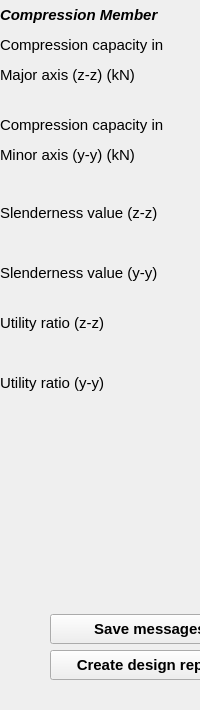
  <widget class="QDockWidget" name="outputDock">
   <property name="sizePolicy">
    <sizepolicy hsizetype="Preferred" vsizetype="Preferred">
     <horstretch>0</horstretch>
     <verstretch>0</verstretch>
    </sizepolicy>
   </property>
   <property name="minimumSize">
    <size>
     <width>125</width>
     <height>710</height>
    </size>
   </property>
   <property name="maximumSize">
    <size>
     <width>366</width>
     <height>710</height>
    </size>
   </property>
   <property name="font">
    <font>
     <family>Arial</family>
     <pointsize>11</pointsize>
     <weight>75</weight>
     <bold>true</bold>
    </font>
   </property>
   <property name="windowTitle">
    <string>Output dock</string>
   </property>
   <attribute name="dockWidgetArea">
    <number>2</number>
   </attribute>
   <widget class="QWidget" name="dockWidgetContents_2">
    <widget class="QLabel" name="label_157">
     <property name="geometry">
      <rect>
       <x>0</x>
       <y>5</y>
       <width>201</width>
       <height>21</height>
      </rect>
     </property>
     <property name="font">
      <font>
       <pointsize>11</pointsize>
       <weight>50</weight>
       <italic>true</italic>
       <bold>false</bold>
       <underline>false</underline>
       <kerning>false</kerning>
      </font>
     </property>
     <property name="text">
      <string>&lt;html&gt;&lt;head/&gt;&lt;body&gt;&lt;p&gt;&lt;span style=&quot; font-weight:600;&quot;&gt;Compression Member&lt;/span&gt;&lt;/p&gt;&lt;/body&gt;&lt;/html&gt;</string>
     </property>
    </widget>
    <widget class="QPushButton" name="btn_SaveMessages">
     <property name="geometry">
      <rect>
       <x>50</x>
       <y>614</y>
       <width>200</width>
       <height>30</height>
      </rect>
     </property>
     <property name="toolTip">
      <string>Save log messages</string>
     </property>
     <property name="text">
      <string>Save messages</string>
     </property>
     <property name="autoDefault">
      <bool>true</bool>
     </property>
    </widget>
    <widget class="QPushButton" name="btn_CreateDesign">
     <property name="geometry">
      <rect>
       <x>50</x>
       <y>650</y>
       <width>200</width>
       <height>30</height>
      </rect>
     </property>
     <property name="toolTip">
      <string>Create design report</string>
     </property>
     <property name="text">
      <string>Create design report</string>
     </property>
     <property name="autoDefault">
      <bool>true</bool>
     </property>
    </widget>
    <widget class="QLineEdit" name="txt_slender_yy">
     <property name="geometry">
      <rect>
       <x>220</x>
       <y>260</y>
       <width>100</width>
       <height>25</height>
      </rect>
     </property>
     <property name="font">
      <font>
       <weight>50</weight>
       <bold>false</bold>
      </font>
     </property>
     <property name="readOnly">
      <bool>true</bool>
     </property>
    </widget>
    <widget class="QLineEdit" name="txt_comp_capacity_zz">
     <property name="geometry">
      <rect>
       <x>220</x>
       <y>60</y>
       <width>100</width>
       <height>25</height>
      </rect>
     </property>
     <property name="font">
      <font>
       <weight>50</weight>
       <bold>false</bold>
      </font>
     </property>
     <property name="focusPolicy">
      <enum>Qt::StrongFocus</enum>
     </property>
     <property name="text">
      <string/>
     </property>
     <property name="readOnly">
      <bool>true</bool>
     </property>
    </widget>
    <widget class="QLineEdit" name="txt_comp_capacity_yy">
     <property name="geometry">
      <rect>
       <x>220</x>
       <y>130</y>
       <width>100</width>
       <height>25</height>
      </rect>
     </property>
     <property name="font">
      <font>
       <weight>50</weight>
       <bold>false</bold>
      </font>
     </property>
     <property name="focusPolicy">
      <enum>Qt::StrongFocus</enum>
     </property>
     <property name="readOnly">
      <bool>true</bool>
     </property>
    </widget>
    <widget class="QLabel" name="label_156">
     <property name="geometry">
      <rect>
       <x>0</x>
       <y>30</y>
       <width>211</width>
       <height>61</height>
      </rect>
     </property>
     <property name="font">
      <font>
       <pointsize>11</pointsize>
       <weight>50</weight>
       <bold>false</bold>
      </font>
     </property>
     <property name="text">
      <string>&lt;!DOCTYPE HTML PUBLIC &quot;-//W3C//DTD HTML 4.0//EN&quot; &quot;http://www.w3.org/TR/REC-html40/strict.dtd&quot;&gt;
&lt;html&gt;&lt;head&gt;&lt;meta name=&quot;qrichtext&quot; content=&quot;1&quot; /&gt;&lt;style type=&quot;text/css&quot;&gt;
p, li { white-space: pre-wrap; }
&lt;/style&gt;&lt;/head&gt;&lt;body style=&quot; font-family:'Arial'; font-size:11pt; font-weight:400; font-style:normal;&quot;&gt;
&lt;p style=&quot; margin-top:12px; margin-bottom:12px; margin-left:0px; margin-right:0px; -qt-block-indent:0; text-indent:0px;&quot;&gt;Compression capacity in &lt;/p&gt;
&lt;p style=&quot; margin-top:12px; margin-bottom:12px; margin-left:0px; margin-right:0px; -qt-block-indent:0; text-indent:0px;&quot;&gt;Major axis (z-z) (kN)&lt;/p&gt;&lt;/body&gt;&lt;/html&gt;</string>
     </property>
    </widget>
    <widget class="QLabel" name="label_159">
     <property name="geometry">
      <rect>
       <x>0</x>
       <y>110</y>
       <width>201</width>
       <height>61</height>
      </rect>
     </property>
     <property name="font">
      <font>
       <pointsize>11</pointsize>
       <weight>50</weight>
       <bold>false</bold>
      </font>
     </property>
     <property name="text">
      <string>&lt;html&gt;&lt;head/&gt;&lt;body&gt;&lt;p&gt;Compression capacity in &lt;/p&gt;&lt;p&gt;Minor axis (y-y) (kN)&lt;/p&gt;&lt;/body&gt;&lt;/html&gt;</string>
     </property>
    </widget>
    <widget class="QLabel" name="label_170">
     <property name="geometry">
      <rect>
       <x>0</x>
       <y>310</y>
       <width>201</width>
       <height>25</height>
      </rect>
     </property>
     <property name="font">
      <font>
       <pointsize>11</pointsize>
       <weight>50</weight>
       <bold>false</bold>
      </font>
     </property>
     <property name="text">
      <string>Utility ratio (z-z)</string>
     </property>
    </widget>
    <widget class="QLabel" name="label_171">
     <property name="geometry">
      <rect>
       <x>0</x>
       <y>200</y>
       <width>201</width>
       <height>25</height>
      </rect>
     </property>
     <property name="font">
      <font>
       <pointsize>11</pointsize>
       <weight>50</weight>
       <bold>false</bold>
      </font>
     </property>
     <property name="text">
      <string>Slenderness value (z-z)</string>
     </property>
    </widget>
    <widget class="QLineEdit" name="txt_slender_zz">
     <property name="geometry">
      <rect>
       <x>220</x>
       <y>200</y>
       <width>100</width>
       <height>25</height>
      </rect>
     </property>
     <property name="font">
      <font>
       <weight>50</weight>
       <bold>false</bold>
      </font>
     </property>
     <property name="focusPolicy">
      <enum>Qt::StrongFocus</enum>
     </property>
     <property name="readOnly">
      <bool>true</bool>
     </property>
    </widget>
    <widget class="QLabel" name="label_172">
     <property name="geometry">
      <rect>
       <x>0</x>
       <y>260</y>
       <width>201</width>
       <height>25</height>
      </rect>
     </property>
     <property name="font">
      <font>
       <pointsize>11</pointsize>
       <weight>50</weight>
       <bold>false</bold>
      </font>
     </property>
     <property name="text">
      <string>Slenderness value (y-y)</string>
     </property>
    </widget>
    <widget class="QLabel" name="label_173">
     <property name="geometry">
      <rect>
       <x>0</x>
       <y>370</y>
       <width>201</width>
       <height>25</height>
      </rect>
     </property>
     <property name="font">
      <font>
       <pointsize>11</pointsize>
       <weight>50</weight>
       <bold>false</bold>
      </font>
     </property>
     <property name="text">
      <string>Utility ratio (y-y)</string>
     </property>
    </widget>
    <widget class="QLineEdit" name="txt_efficiency_zz">
     <property name="geometry">
      <rect>
       <x>220</x>
       <y>310</y>
       <width>100</width>
       <height>25</height>
      </rect>
     </property>
     <property name="font">
      <font>
       <weight>50</weight>
       <bold>false</bold>
      </font>
     </property>
     <property name="readOnly">
      <bool>true</bool>
     </property>
    </widget>
    <widget class="QLineEdit" name="txt_efficiency_yy">
     <property name="geometry">
      <rect>
       <x>220</x>
       <y>370</y>
       <width>100</width>
       <height>25</height>
      </rect>
     </property>
     <property name="font">
      <font>
       <weight>50</weight>
       <bold>false</bold>
      </font>
     </property>
     <property name="readOnly">
      <bool>true</bool>
     </property>
    </widget>
   </widget>
  </widget>
